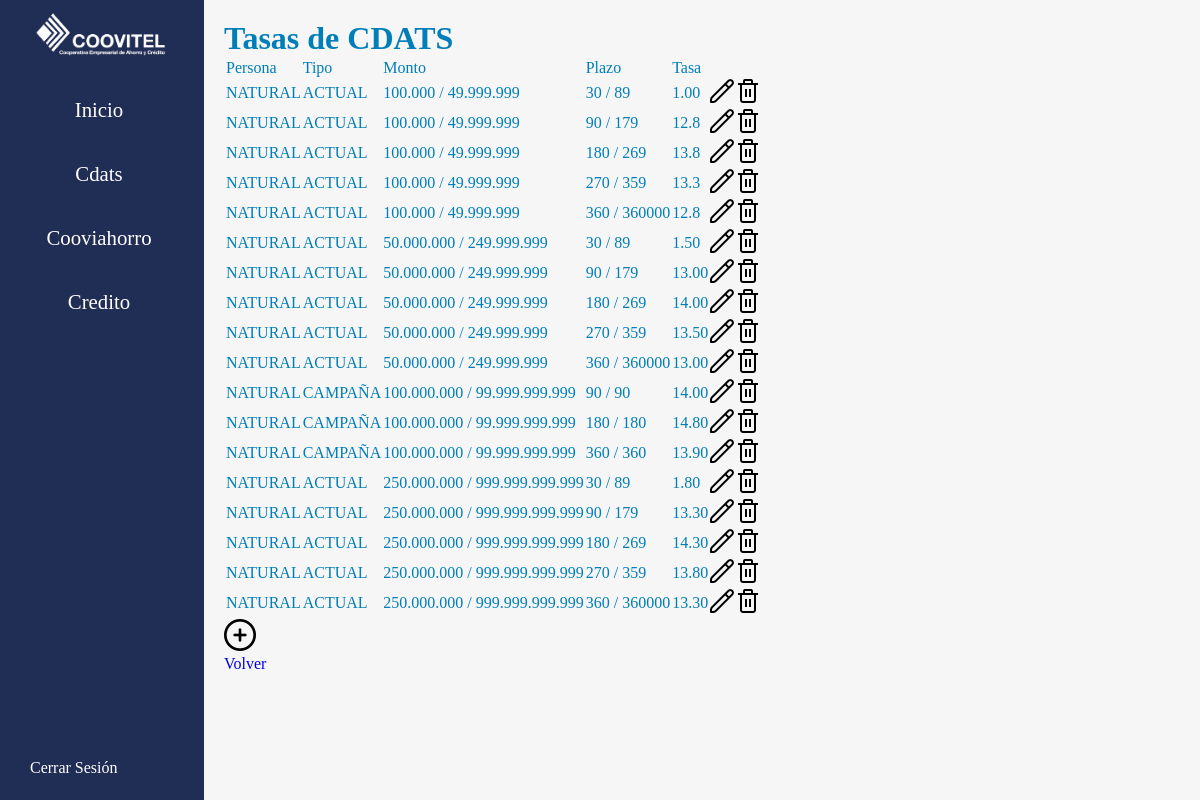
Page /cdats (signed in) on the earlier database version.
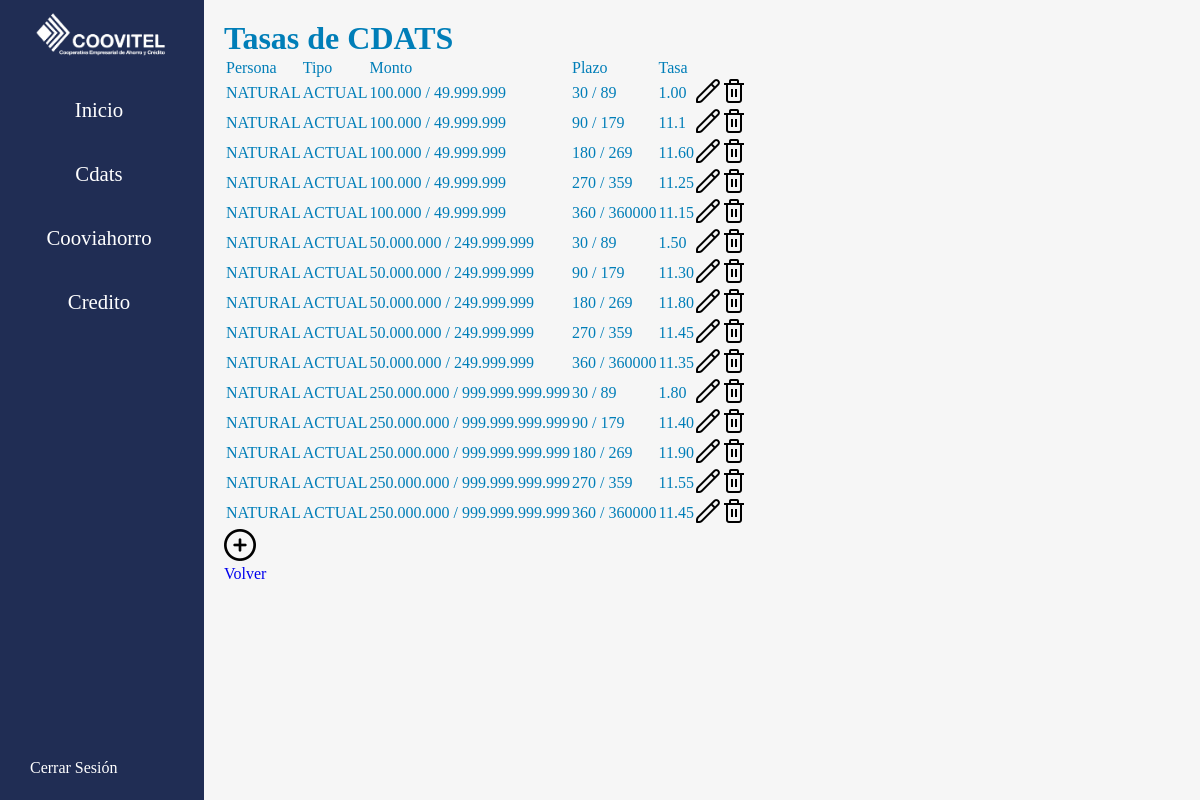
Same page on the later database version.
### controls/models.py (models this page shows, shortened)
class TasasCDAT(models.Model):
    person = models.CharField(max_length=100)
    type = models.CharField(max_length=100)
    since = models.CharField(max_length=100)
    until = models.CharField(max_length=100)
    amountsince = models.IntegerField()
    amountuntil = models.IntegerField()
    tasa = models.CharField(max_length=100)

### controls/views.py (the view)
# urls.py: path("cdats", views.Cdat, name="cdats"),
@login_required(login_url="login")
def Cdat(request):
    cdats = TasasCDAT.objects.all()
    return render(request, 'cdat.html', {'cdats': cdats})

### controls/templates/cdat.html
{% extends 'base.html' %}
{% load humanize %}
{% block content %}
    <div class="cdats">
        <h1 class="title">Tasas de CDATS</h1>
        <div>
            <table>
                <tr>
                    <td class="ttb">Persona</td>
                    <td class="ttb">Tipo</td>
                    <td class="ttb">Monto</td>
                    <td class="ttb">Plazo</td>
                    <td class="ttb">Tasa</td>
                    <td class="icon"></td>
                    <td class="icon"></td>
                </tr>
                {% for cdat in cdats%}
                    <tr>
                        <td class="tb data">{{cdat.person}}</td>
                        <td class="tb data">{{cdat.type}}</td>
                        <td class="tb data">{{cdat.since|intcomma}} / {{ cdat.until|intcomma }}</td>
                        <td class="tb data">{{cdat.amountsince|intcomma}} / {{cdat.amountuntil}}</td>
                        <td class="tb data">{{cdat.tasa}}</td>
                        <td class="tb"><a href="{% url 'updatecdat' cdat.id%}"><img class="image" src="static/images/lapiz.png"/></a></td>
                        <td class="tb"><a onclick="return confirm('Esta seguro de eliminar este rango de cdat?')" href="{% url 'deletecdat' cdat.id %}"><img class="image" src="static/images/basura.png"/></a></td>
                    </tr>
                {% endfor %}
            </table>
        </div>
        <a href="{% url 'createcdat' %}"><img class="image" src="static/images/agregar.png"/></a>
        <div class="cont-back">
            <a class="back" href="{% url 'admin' %}">Volver</a>
        </div>
    </div>
{% endblock %}

### account/templates/base.html (shortened to what this page needs)
<!DOCTYPE html>
<html lang="es">
    <head>
        {% load static %}
        <link rel="stylesheet" type="text/css" href="{% static 'css/style.css' %}"/>
    </head>
    <body>
        <aside>
            <a href="">
                <picture>
                    <source media="(min-width: 540px)" srcset="{% static 'images/logoColor.webp' %}">
                    <img class="logo" src="{% static 'images/logoColorSmall.webp' %}" alt="logo coovitel">
                </picture>
            </a>
            <nav>
                <ul class="menu">
                    <li>
                        <a class="links" href="{% url 'admin' %}">
                            <p>
                                Inicio
                            </p>
                        </a>
                    </li>
                    <li>
                        <a class="links" href="{% url 'cdats' %}">
                            <p>
                                Cdats
                            </p>
                        </a>
                    </li>
                    <li>
                        <a class="links" href="{% url 'cooviahorro' %}">
                            <p>
                                Cooviahorro
                            </p>
                        </a>
                    </li>
                    <li>
                        <a class="links" href="">
                            <p>
                                Credito
                            </p>
                        </a>
                    </li>
                </ul>
            </nav>
            <div class="out">
                {% if request.user.is_authenticated %}
                    <a class="link" href="{% url "logout" %}">
                        <p>
                            Cerrar Sesión
                        </p>
                    </a>
                {% else %}
                    <a class="link" href="{% url "login" %}">
                        <p>
                            Iniciar Sesión
                        </p>
                    </a>
                {% endif %}
            </div>
        </aside>
        <main>
            <div class="content">
                {% block content %}
                {% endblock content %}
            </div>
        </main>
        {% load static %}
    </body>
</html>

### account/static/css/style.css (style rules this page uses)
:root { --backColor: #fdfdfd; --colorWhite: #fff; --colorLinks: #007eb8; --colorOne: #202d54; --colorTwo: #2c3870; --colorThree: #2d2e83; --colorFour: #007eb8; }
* { margin: 0; padding: 0; box-sizing: border-box; }
html { height: 100%; height: 100vh; font-family:Georgia, 'Times New Roman', Times, serif; color: var(--colorFour); }
body { height: auto; min-height: 100%; min-height: 100vh; overflow-y: scroll; background-color: var(--backColor); display: grid; grid-template-areas: "aside main main"; grid-template-columns: 17vw 1fr; grid-template-rows: 1fr auto; }
aside { height: 100vh; grid-area: "aside"; background-color: var(--colorOne); position: sticky; top: 0; }
main { grid-area: "main"; background-color: #f6f6f6; height: 100%; overflow-y: auto; }
a { text-decoration: none; }
.logo { height: 6.2vw; }
.menu { display: flex; flex-direction: column; margin: 0px 20px; padding: 0; height: 100%; }
.menu li { list-style: none; margin: 10px 0px; font-size: clamp(0.7rem, 2vw, 1.3rem); }
.links { display: flex; flex-direction: row; margin: 10px 10px; color: var(--colorWhite); justify-content: center; transition: all .3s; }
.links p { margin: 0px 10px; }
.out { position: absolute; margin: 20px 20px; padding: 0; bottom: 0; left: 15px; }
.link { display: flex; flex-direction: row; margin: 10px 10px; color: var(--colorWhite); justify-content: center; transition: all .3s; }
.link p { position: relative; display: inline-block; padding-bottom: 3px; }
.link p::after { content: ""; position: absolute; bottom: 0; left: 50%; width: 0; height: 2px; background-color: var(--colorWhite); transition: width 0.6s ease-in-out; transform: translateX(-50%); }
@media only screen and (max-width:1200px) { .menu, .out { margin: 0px 5px; } }
@media only screen and (max-width:1200px) { .out { margin-bottom: 10px; } }
@media only screen and (max-width:1200px) { .links p { margin-left: 4px; } }
.content { height: 100vh; display: flex; flex-direction: column; padding: 20px; }

Differences in the rows shown:
removed TasasCDAT: person "NATURAL", type "CAMPAÑA", since "100.000.000", until "99.999.999.999", amountsince "90", amountuntil "90", tasa "14.00"
removed TasasCDAT: person "NATURAL", type "CAMPAÑA", since "100.000.000", until "99.999.999.999", amountsince "180", amountuntil "180", tasa "14.80"
removed TasasCDAT: person "NATURAL", type "CAMPAÑA", since "100.000.000", until "99.999.999.999", amountsince "360", amountuntil "360", tasa "13.90"
removed TasasCDAT: person "NATURAL", type "ACTUAL", since "250.000.000", until "999.999.999.999", amountsince "360", amountuntil "360000", tasa "13.30"
changed TasasCDAT (number 2 of 15 on the later page): tasa "12.8" → "11.1"
changed TasasCDAT (number 3 of 15 on the later page): tasa "13.8" → "11.60"
changed TasasCDAT (number 4 of 15 on the later page): tasa "13.3" → "11.25"
changed TasasCDAT (number 5 of 15 on the later page): tasa "12.8" → "11.15"
changed TasasCDAT (number 7 of 15 on the later page): tasa "13.00" → "11.30"
changed TasasCDAT (number 8 of 15 on the later page): tasa "14.00" → "11.80"
changed TasasCDAT (number 9 of 15 on the later page): tasa "13.50" → "11.45"
changed TasasCDAT (number 10 of 15 on the later page): tasa "13.00" → "11.35"
changed TasasCDAT (number 12 of 15 on the later page): tasa "13.30" → "11.40"
changed TasasCDAT (number 13 of 15 on the later page): tasa "14.30" → "11.90"
changed TasasCDAT (number 14 of 15 on the later page): tasa "13.80" → "11.55"
added TasasCDAT: person "NATURAL", type "ACTUAL", since "250.000.000", until "999.999.999.999", amountsince "360", amountuntil "360000", tasa "11.45"
